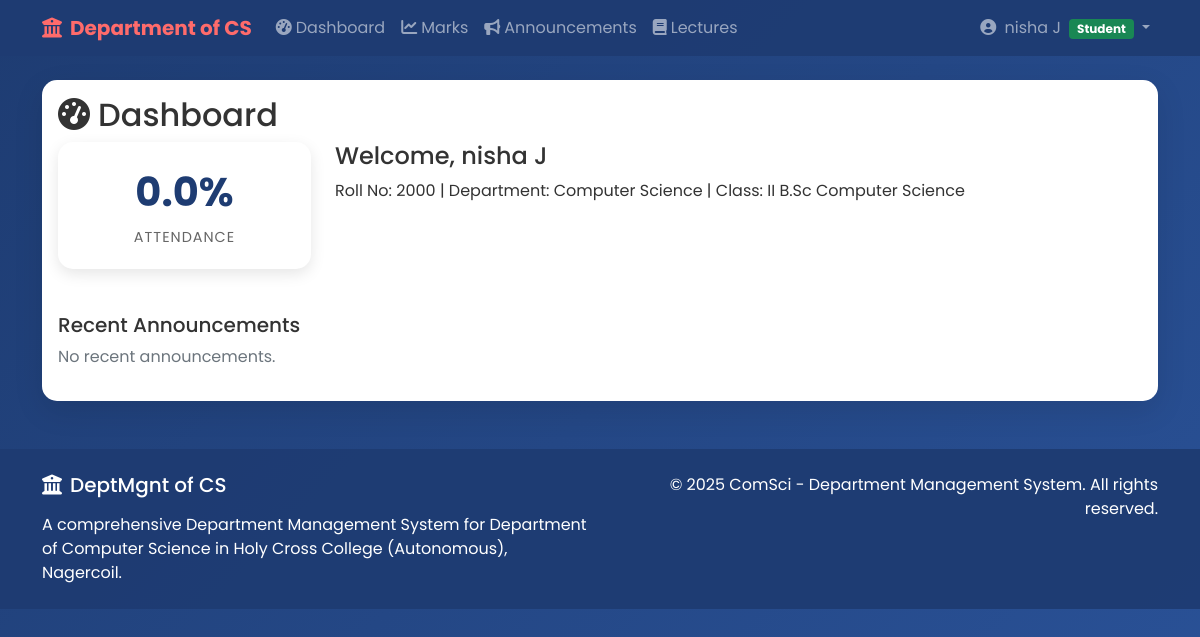
The page /dashboard/ (signed in) on the database its author committed.
### dept/models.py (models this page shows, shortened)
class StudentProfile(models.Model):
    user = models.OneToOneField(User, on_delete=models.CASCADE)
    roll_no = models.CharField(max_length=20, unique=True)
    department = models.ForeignKey(Department, on_delete=models.CASCADE)
    classroom = models.ForeignKey(ClassRoom, on_delete=models.CASCADE)
    phone = models.CharField(max_length=15, blank=True)
    address = models.TextField(blank=True)
    photo = models.ImageField(upload_to='student_photos/', null=True, blank=True)
    date_of_birth = models.DateField(null=True, blank=True)
    is_approved = models.BooleanField(default=False)
    created_at = models.DateTimeField(auto_now_add=True)

class Department(models.Model):
    name = models.CharField(max_length=100)
    code = models.CharField(max_length=10, unique=True)
    description = models.TextField(blank=True)
    established_date = models.DateField(null=True, blank=True)

class ClassRoom(models.Model):
    CLASS_CHOICES = [
        ('I_BSC_CS', 'I B.Sc Computer Science'),
        ('II_BSC_CS', 'II B.Sc Computer Science'),
        ('III_BSC_CS', 'III B.Sc Computer Science'),
        ('I_MSC_CS', 'I M.Sc Computer Science'),
        ('II_MSC_CS', 'II M.Sc Computer Science'),
    ]
    name = models.CharField(max_length=100)
    class_code = models.CharField(max_length=20, choices=CLASS_CHOICES, unique=True)
    department = models.ForeignKey(Department, on_delete=models.CASCADE)
    academic_year = models.CharField(max_length=20)
    class Meta:
        unique_together = ['class_code', 'academic_year']

### dept/views.py (the view, shortened to what this page needs)
# urls.py: path('dashboard/', views.dashboard, name='dashboard'),
@login_required
def dashboard(request):
    context = {}
    if hasattr(request.user, 'studentprofile'):
        student = request.user.studentprofile
        context['role'] = 'student'
        context['student'] = student
        context['announcements'] = Announcement.objects.filter(
            classroom=student.classroom
        ).order_by('-created_at')[:5]
        total_days = Attendance.objects.filter(
            student=student,
            classroom=student.classroom
        ).count()
        present_days = Attendance.objects.filter(
            student=student,
            classroom=student.classroom,
            status='P'
        ).count()
        context['attendance_percentage'] = (present_days / total_days * 100) if total_days > 0 else 0
    else:
        context['role'] = 'admin'
    return render(request, 'dashboard.html', context)

### dept/templates/dashboard.html (shortened to what this page needs)
{% extends 'base.html' %}
{% block content %}
<div class="row">
    <div class="col-12">
        <div class="card">
            <div class="card-body">
                <h2 class="card-title">
                    <i class="fas fa-tachometer-alt me-2"></i>Dashboard
                </h2>
                {% if role == 'student' %}
                    <div class="row">
                        <div class="col-md-3">
                            <div class="stat-card">
                                <div class="stat-number">{{ attendance_percentage|floatformat:1 }}%</div>
                                <div class="stat-label">Attendance</div>
                            </div>
                        </div>
                        <div class="col-md-9">
                            <h4>Welcome, {{ student.user.get_full_name }}</h4>
                            <p>Roll No: {{ student.roll_no }} | Department: {{ student.department.name }} | Class: {{ student.classroom.name }}</p>
                        </div>
                    </div>
                    <div class="mt-4">
                        <h5>Recent Announcements</h5>
                        {% for announcement in announcements %}
                        <div class="card mb-2">
                            <div class="card-body">
                                <h6 class="card-title">{{ announcement.title }}</h6>
                                <p class="card-text">{{ announcement.content|truncatewords:20 }}</p>
                                <small class="text-muted">By {{ announcement.created_by.user.get_full_name }} on {{ announcement.created_at|date }}</small>
                            </div>
                        </div>
                        {% empty %}
                        <p class="text-muted">No recent announcements.</p>
                        {% endfor %}
                    </div>
                {% endif %}
            </div>
        </div>
    </div>
</div>
{% endblock %}

### dept/templates/base.html (shortened to what this page needs)
<!DOCTYPE html>
<html lang="en">
<head>
    <link href="https://cdn.jsdelivr.net/npm/bootstrap@5.1.3/dist/css/bootstrap.min.css" rel="stylesheet">
    <link rel="stylesheet" href="https://cdnjs.cloudflare.com/ajax/libs/font-awesome/6.0.0/css/all.min.css">
</head>
<body>
    <nav class="navbar navbar-expand-lg navbar-dark">
        <div class="container">
            <a class="navbar-brand" href="{% url 'home' %}">
                <i class="fas fa-university me-2"></i>Department of CS
            </a>
            <div class="collapse navbar-collapse" id="navbarNav">
                <ul class="navbar-nav me-auto">
                    {% if user.is_authenticated %}
                        <li class="nav-item">
                            <a class="nav-link" href="{% url 'dashboard' %}">
                                <i class="fas fa-tachometer-alt me-1"></i>Dashboard
                            </a>
                        </li>
                        {% if user.studentprofile %}
                            <li class="nav-item">
                                <a class="nav-link" href="{% url 'student_marks' %}">
                                    <i class="fas fa-chart-line me-1"></i>Marks
                                </a>
                            </li>
                            <li class="nav-item">
                                <a class="nav-link" href="{% url 'student_announcements' %}">
                                    <i class="fas fa-bullhorn me-1"></i>Announcements
                                </a>
                            </li>
                            <li class="nav-item">
                                <a class="nav-link" href="{% url 'student_lectures' %}">
                                    <i class="fas fa-book me-1"></i>Lectures
                                </a>
                            </li>
                        {% endif %}
                    {% endif %}
                </ul>
                <ul class="navbar-nav">
                    {% if user.is_authenticated %}
                        <li class="nav-item dropdown">
                            <a class="nav-link dropdown-toggle" href="#" id="navbarDropdown" role="button" data-bs-toggle="dropdown">
                                <i class="fas fa-user-circle me-1"></i>
                                {{ user.get_full_name|default:user.username }}
                                {% if user.studentprofile %}
                                    <span class="badge bg-success ms-1">Student</span>
                                {% elif user.staffprofile %}
                                    {% if user.staffprofile.is_hod %}
                                        <span class="badge bg-warning ms-1">HOD</span>
                                    {% else %}
                                        <span class="badge bg-info ms-1">Staff</span>
                                    {% endif %}
                                {% else %}
                                    <span class="badge bg-secondary ms-1">Admin</span>
                                {% endif %}
                            </a>
                        </li>
                    {% endif %}
                </ul>
            </div>
        </div>
    </nav>
    <main class="container my-4">
        {% block content %}{% endblock %}
    </main>
    <footer class="text-white py-4 mt-5" style="background: rgba(30, 60, 114, 0.95);">
        <div class="container">
            <div class="row">
                <div class="col-md-6">
                    <h5 class="mb-3">
                        <i class="fas fa-university me-2"></i>DeptMgnt of CS
                    </h5>
                    <p class="mb-0">A comprehensive Department Management System for Department of Computer Science in Holy Cross College (Autonomous), Nagercoil.</p>
                </div>
                <div class="col-md-6 text-md-end">
                    <p class="mb-0">
                        &copy; 2025 ComSci - Department Management System. All rights reserved.
                    </p>
                </div>
            </div>
        </div>
    </footer>
</body>
</html>

### dept/templates/base.html (style rules this page uses)
:root { --primary-color: #1e3c72; --secondary-color: #2a5298; --accent-color: #ff6b6b; --text-light: #ffffff; --text-dark: #333333; }
body { font-family: 'Poppins', sans-serif; background: linear-gradient(135deg, var(--primary-color), var(--secondary-color)); min-height: 100vh; color: var(--text-dark); margin: 0; padding: 0; }
.navbar-brand { font-weight: 700; color: var(--accent-color) !important; }
.card { border: none; border-radius: 15px; box-shadow: 0 10px 30px rgba(0,0,0,0.1); transition: transform 0.3s ease; background: white; }
.stat-card { background: white; border-radius: 15px; padding: 20px; text-align: center; margin-bottom: 20px; box-shadow: 0 5px 15px rgba(0,0,0,0.1); }
.stat-number { font-size: 2.5rem; font-weight: 700; color: var(--primary-color); margin-bottom: 5px; }
.stat-label { color: #666; font-size: 0.9rem; text-transform: uppercase; letter-spacing: 1px; }
.navbar { background: rgba(30, 60, 114, 0.95) !important; }

### rows shown on the page
StudentProfile: user.get_full_name "nisha J", roll_no "2000", department.name "Computer Science", classroom.name "II B.Sc Computer Science"

### other values the page prints
{{ user.get_full_name|default:user.username }} "nisha J"
{{ attendance_percentage|floatformat:1 }} "0.0"
